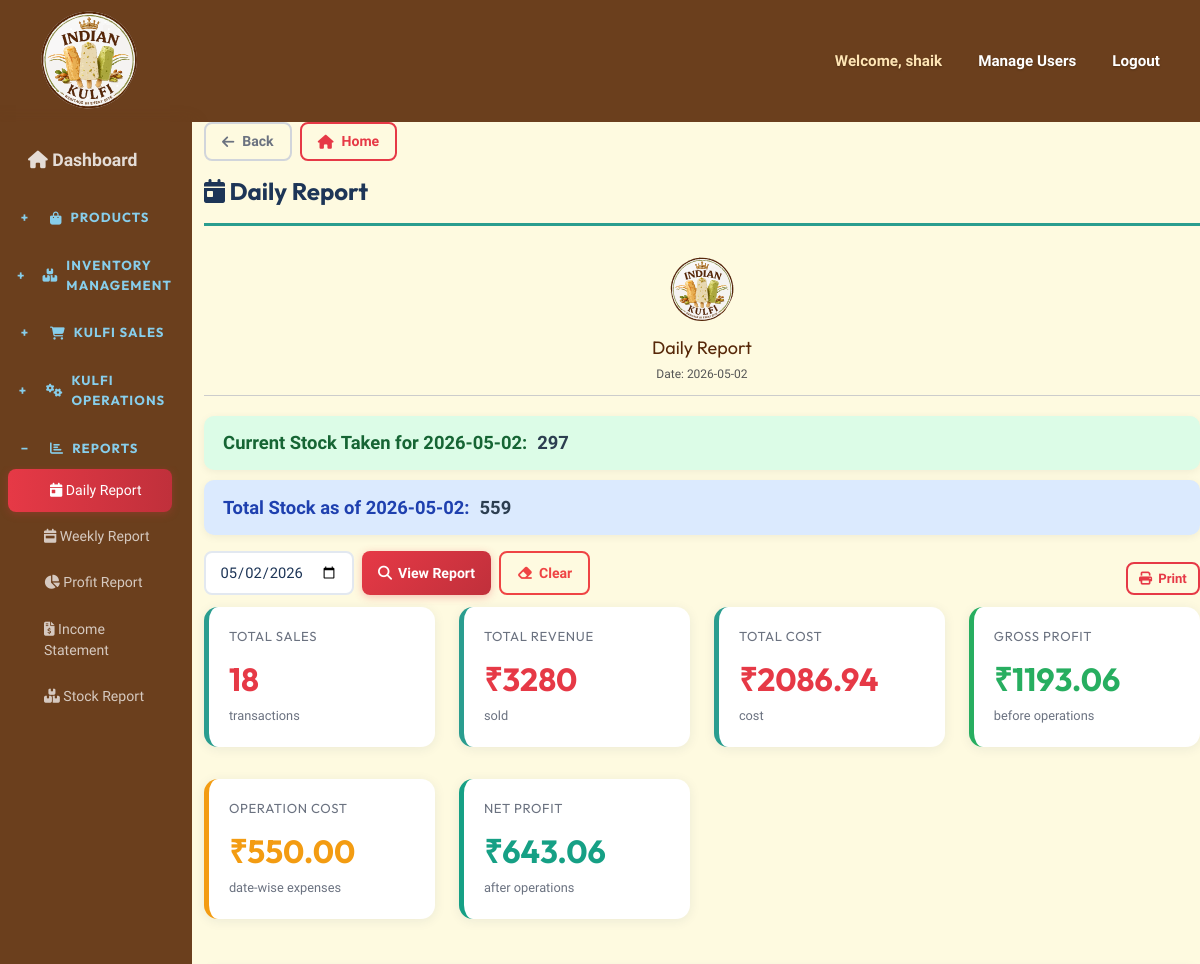
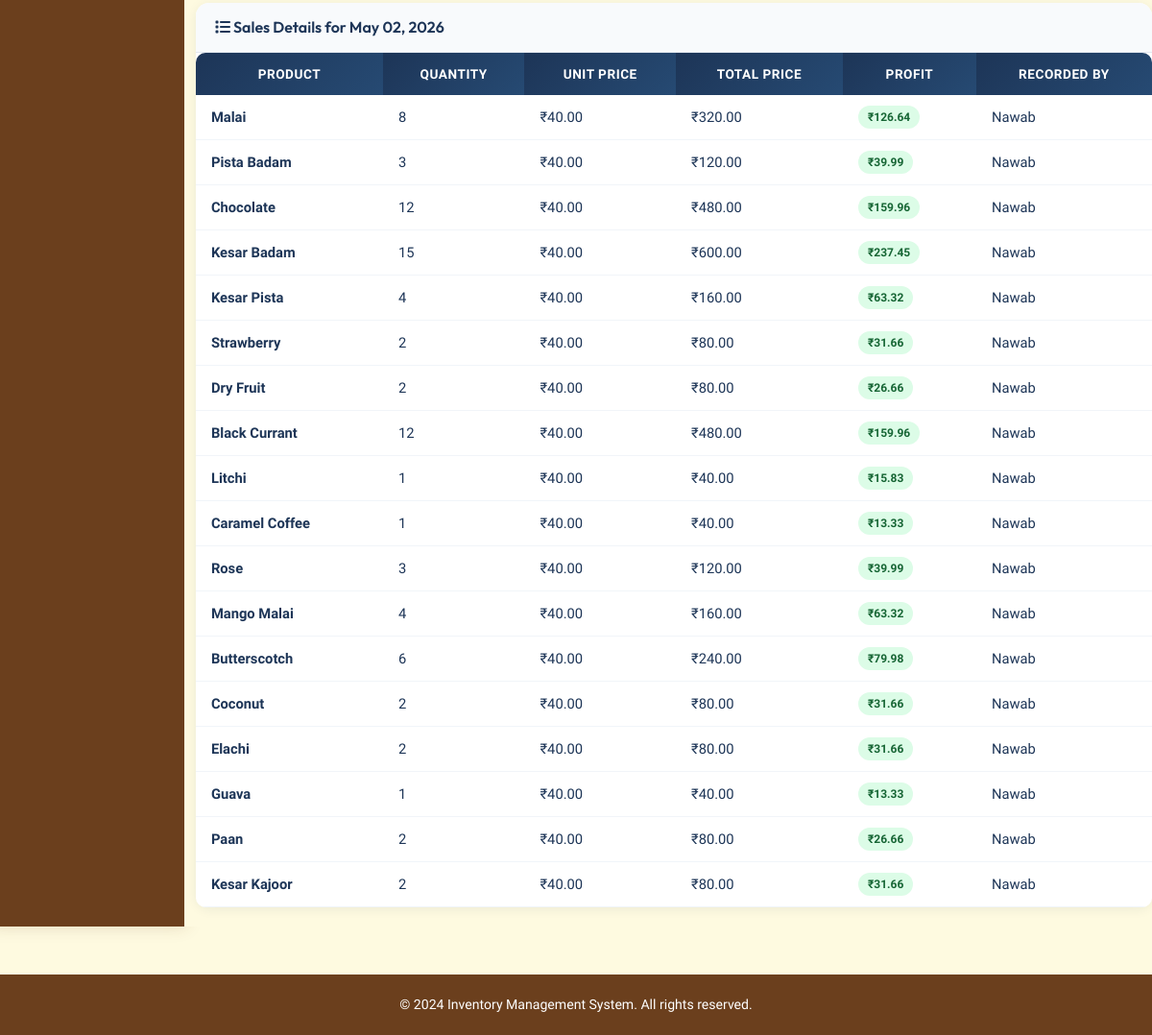
The app's page /reports/daily/ (signed in) with its own data (2 pictures, top to bottom).
### inventory/models.py (models this page shows, shortened)
class Product(models.Model):
    name = models.CharField(max_length=200, unique=True)
    sku = models.CharField(max_length=50, unique=True)
    category = models.CharField(max_length=100)
    cost_price = models.DecimalField(max_digits=10, decimal_places=2)
    selling_price = models.DecimalField(max_digits=10, decimal_places=2)
    current_stock = models.IntegerField(default=0)
    reorder_level = models.IntegerField(default=10, help_text="Low stock alert threshold")
    description = models.TextField(blank=True, null=True)
    is_active = models.BooleanField(default=True)
    created_at = models.DateTimeField(auto_now_add=True)
    updated_at = models.DateTimeField(auto_now=True)
    class Meta:
        ordering = ['name']
        verbose_name_plural = "Products"

### inventory/views.py (the view)
    def _wrapped_view(request, *args, **kwargs):
        if not request.user.is_authenticated:
            return redirect('login')
        if not request.user.is_staff:
            messages.error(request, 'You can access only the Sales module with this account.')
            return redirect('quick_sales_entry')
        return view_func(request, *args, **kwargs)

### inventory/views.py (called while the page is built)
def admin_only_view(view_func):
    def _wrapped_view(request, *args, **kwargs):
        if not request.user.is_authenticated:
            return redirect('login')
        if not request.user.is_staff:
            messages.error(request, 'You can access only the Sales module with this account.')
            return redirect('quick_sales_entry')
        return view_func(request, *args, **kwargs)
    return _wrapped_view

def normalize_sales_product_name(name):
    cleaned_name = re.sub(r'\s+', ' ', (name or '').strip())
    cleaned_name = re.sub(r'^(IK|KC)\s*[-:]*\s*', '', cleaned_name, flags=re.IGNORECASE)
    cleaned_name = re.sub(r'\s*\((IK|KC)\)$', '', cleaned_name, flags=re.IGNORECASE)
    return cleaned_name.strip()

def get_report_product_sort_key(product_name, sort_sku=''):
    normalized_name = (product_name or '').strip().lower()
    canonical_name = REPORT_PRODUCT_DISPLAY_ALIASES.get(normalized_name, normalized_name)
    return (
        REPORT_PRODUCT_DISPLAY_INDEX.get(canonical_name, len(REPORT_PRODUCT_DISPLAY_INDEX)),
        canonical_name,
        sort_sku or '',
    )

@login_required
def daily_report(request):
    selected_date = request.GET.get('date', timezone.now().date().isoformat())
    try:
        selected_date = datetime.fromisoformat(selected_date).date()
    except ValueError:
        selected_date = timezone.now().date()
    context = _build_daily_report_context(selected_date)
    return render(request, 'inventory/daily_report.html', context)

### templates/inventory/daily_report.html (shortened to what this page needs)
{% extends 'inventory/base.html' %}
{% block content %}
<h1 class="page-title"><i class="fas fa-calendar-day"></i> Daily Report</h1>
<div class="print-header">
    <img src="{{ STATIC_URL }}logo/logo.svg" alt="Logo" onerror="this.onerror=null;this.src='{{ STATIC_URL }}logo/logo.png';" class="print-logo">
    <h4>Daily Report</h4>
    <p>Date: {{ selected_date|date:'Y-m-d' }}</p>
</div>
<div class="row mb-4">
    <div class="col-md-12">
        <div class="alert alert-success text-center" role="alert" style="font-size: 1.15em;">
            <strong>Current Stock Taken for {{ selected_date|date:'Y-m-d' }}:</strong>
            <span style="font-weight: bold; color: #2c3e50;">{{ total_combined_stock_taken }}</span>
        </div>
        <div class="alert alert-info text-center" role="alert" style="font-size: 1.15em; margin-top: 10px;">
            <strong>Total Stock as of {{ selected_date|date:'Y-m-d' }}:</strong>
            <span style="font-weight: bold; color: #2c3e50;">{{ total_stock }}</span>
        </div>
    </div>
</div>
<div class="row mb-3">
    <div class="col-12">
        <div class="d-flex gap-2 flex-wrap align-items-end justify-content-between">
            <form method="GET" class="d-flex gap-2">
                <input type="date" name="date" value="{{ selected_date|date:'Y-m-d' }}" class="form-control" style="max-width: 150px;">
                <button type="submit" class="btn btn-primary">
                    <i class="fas fa-search"></i> View Report
                </button>
                <a href="{% url 'daily_report' %}" class="btn btn-outline-danger" title="Clear date filter">
                    <i class="fas fa-eraser"></i> Clear
                </a>
            </form>
            <div class="btn-group" role="group">
                <button type="button" class="btn btn-outline-primary btn-sm dropdown-toggle" data-bs-toggle="dropdown" aria-expanded="false">
                    <i class="fas fa-print"></i> Print
                </button>
            </div>
        </div>
    </div>
</div>
<div class="row mb-4">
    <div class="col-md-3 mb-3">
        <div class="card stat-card">
            <h6>Total Sales</h6>
            <div class="stat-value">{{ total_transactions }}</div>
            <small class="text-muted">transactions</small>
        </div>
    </div>
    <div class="col-md-3 mb-3">
        <div class="card stat-card">
            <h6>Total Revenue</h6>
            <div class="stat-value">₹{{ total_revenue }}</div>
            <small class="text-muted">sold</small>
        </div>
    </div>
    <div class="col-md-3 mb-3">
        <div class="card stat-card">
            <h6>Total Cost</h6>
            <div class="stat-value">₹{{ total_cost|floatformat:2 }}</div>
            <small class="text-muted">cost</small>
        </div>
    </div>
    <div class="col-md-3 mb-3">
        <div class="card stat-card" style="border-left-color: #27ae60;">
            <h6>Gross Profit</h6>
            <div class="stat-value" style="color: #27ae60;">₹{{ total_profit|floatformat:2 }}</div>
            <small class="text-muted">before operations</small>
        </div>
    </div>
    <div class="col-md-3 mb-3">
        <div class="card stat-card" style="border-left-color: #f39c12;">
            <h6>Operation Cost</h6>
            <div class="stat-value" style="color: #f39c12;">₹{{ total_operation_cost|floatformat:2 }}</div>
            <small class="text-muted">date-wise expenses</small>
        </div>
    </div>
    <div class="col-md-3 mb-3">
        <div class="card stat-card" style="border-left-color: #16a085;">
            <h6>Net Profit</h6>
            <div class="stat-value" style="color: #16a085;">₹{{ net_profit|floatformat:2 }}</div>
            <small class="text-muted">after operations</small>
        </div>
    </div>
</div>
<div class="card">
    <div class="card-header">
        <h5 class="mb-0"><i class="fas fa-list"></i> Sales Details for {{ selected_date|date:'M d, Y' }}</h5>
    </div>
    <div class="table-responsive">
        <table class="table table-hover">
            <thead class="table-light">
                <tr>
                    <th>Product</th>
                    <th>Quantity</th>
                    <th>Unit Price</th>
                    <th>Total Price</th>
                    <th>Profit</th>
                    <th>Recorded By</th>
                </tr>
            </thead>
            <tbody>
                {% for sale in sales %}
                <tr>
                    <td><strong>{{ sale.product_name }}</strong></td>
                    <td>{{ sale.quantity }}</td>
                    <td>₹{{ sale.unit_price|floatformat:2 }}</td>
                    <td>₹{{ sale.revenue|floatformat:2 }}</td>
                    <td><span class="badge bg-success">₹{{ sale.profit|floatformat:2 }}</span></td>
                    <td>{{ sale.recorded_by }}</td>
                </tr>
                {% empty %}
                <tr>
                    <td colspan="6" class="text-center text-muted">No sales recorded for this date</td>
                </tr>
                {% endfor %}
            </tbody>
        </table>
    </div>
</div>
{% endblock %}

### templates/inventory/base.html (shortened to what this page needs)
<!DOCTYPE html>
<html lang="en">
<head>
    <link href="https://cdnjs.cloudflare.com/ajax/libs/font-awesome/6.4.0/css/all.min.css" rel="stylesheet">
    <script src="https://cdn.tailwindcss.com"></script>
</head>
<body>
    {% if user.is_authenticated %}
    <nav class="navbar navbar-expand-lg navbar-dark">
        <div class="container-fluid">
            <a class="navbar-brand" href="{% if user.is_staff %}{% url 'dashboard' %}{% else %}{% url 'quick_sales_entry' %}{% endif %}">
                <img src="{{ STATIC_URL }}logo/logo.svg" alt="Logo" onerror="this.onerror=null;this.src='{{ STATIC_URL }}logo/logo.png';" style="width:110px;height:110px;object-fit:contain;">
            </a>
            <div class="collapse navbar-collapse" id="navbarNav">
                <ul class="navbar-nav ms-auto">
                    <li class="nav-item">
                        <span class="nav-link">Welcome, {{ user.first_name|default:user.username }}</span>
                    </li>
                    {% if user.is_staff %}
                    <li class="nav-item">
                        <a class="nav-link" href="{% url 'user_list' %}">Manage Users</a>
                    </li>
                    {% endif %}
                    <li class="nav-item">
                        <a class="nav-link" href="{% url 'logout' %}" onclick="return confirm('Are you sure you want to logout?');">Logout</a>
                    </li>
                </ul>
            </div>
        </div>
    </nav>
    <div class="container-fluid">
        <div class="row">
            <nav class="col-12 col-md-2 sidebar">
                <div>
                    {% if user.is_staff %}
                    <a href="{% url 'dashboard' %}" class="{% if request.resolver_match.url_name == 'dashboard' %}active{% endif %}" style="margin-top: 10px; padding: 15px 20px; font-weight: 600; font-size: 1.1rem;">
                        <i class="fas fa-home"></i> Dashboard
                    </a>
                    <div class="sidebar-section-title" onclick="toggleSection('products-section', this)">
                        <span class="toggle-icon">+</span>
                        <i class="fas fa-shopping-bag"></i> Products
                    </div>
                    <div class="sidebar-section-title" onclick="toggleSection('inventory-section', this)">
                        <span class="toggle-icon">+</span>
                        <i class="fas fa-boxes"></i> Inventory Management
                    </div>
                    <div class="sidebar-section-title" onclick="toggleSection('sales-section', this)">
                        <span class="toggle-icon">+</span>
                        <i class="fas fa-shopping-cart"></i> Kulfi Sales
                    </div>
                    <div class="sidebar-section-title" onclick="toggleSection('operations-section', this)">
                        <span class="toggle-icon">+</span>
                        <i class="fas fa-cogs"></i> Kulfi Operations
                    </div>
                    <div class="sidebar-section-title" onclick="toggleSection('reports-section', this)">
                        <span class="toggle-icon">+</span>
                        <i class="fas fa-chart-bar"></i> Reports
                    </div>
                    <div id="reports-section" class="sidebar-sub-items">
                        <a href="{% url 'daily_report' %}" class="sub-item {% if request.resolver_match.url_name == 'daily_report' %}active{% endif %}">
                            <i class="fas fa-calendar-day"></i> Daily Report
                        </a>
                        <a href="{% url 'weekly_report' %}" class="sub-item {% if request.resolver_match.url_name == 'weekly_report' %}active{% endif %}">
                            <i class="fas fa-calendar-week"></i> Weekly Report
                        </a>
                        <a href="{% url 'profit_report' %}" class="sub-item {% if request.resolver_match.url_name == 'profit_report' %}active{% endif %}">
                            <i class="fas fa-chart-pie"></i> Profit Report
                        </a>
                        <a href="{% url 'income_statement' %}" class="sub-item {% if request.resolver_match.url_name == 'income_statement' %}active{% endif %}">
                            <i class="fas fa-file-invoice-dollar"></i> Income Statement
                        </a>
                        <a href="{% url 'stock_report' %}" class="sub-item {% if request.resolver_match.url_name == 'stock_report' %}active{% endif %}">
                            <i class="fas fa-boxes"></i> Stock Report
                        </a>
                    </div>
                    {% endif %}
                </div>
            </nav>
            <main class="col-12 col-md-10 main-content">
                {% if request.resolver_match.url_name != 'dashboard' %}
                <div class="page-back-wrap d-flex gap-2 mb-3">
                    <button type="button" class="btn btn-outline-secondary d-flex align-items-center gap-2" onclick="if (window.history.length > 1) { window.history.back(); } else { window.location.href='{% if user.is_staff %}{% url 'dashboard' %}{% else %}{% url 'quick_sales_entry' %}{% endif %}'; }">
                        <i class="fas fa-arrow-left"></i> Back
                    </button>
                    <a href="{% if user.is_staff %}{% url 'dashboard' %}{% else %}{% url 'quick_sales_entry' %}{% endif %}" class="btn btn-outline-primary d-flex align-items-center gap-2">
                        <i class="fas fa-home"></i> Home
                    </a>
                </div>
                {% endif %}
                {% block content %}{% endblock %}
            </main>
        </div>
    </div>
    <footer>
        <p>&copy; 2024 Inventory Management System. All rights reserved.</p>
    </footer>
    {% endif %}
</body>
</html>

### templates/inventory/daily_report.html (style rules this page uses)
.print-header { display: block; margin-bottom: 20px; border-bottom: 1px solid #ccc; padding-bottom: 10px; text-align: center; }
.print-header h4 { margin: 0 0 4px; font-size: 18px; color: #572809; }
.print-header p { margin: 0; font-size: 12px; color: #555; }
.print-logo { width: 72px; height: 72px; object-fit: contain; margin: 0 auto 8px; display: block; }

### records on screen
Product: product_name "Malai"
Product: product_name "Chocolate"
Product: product_name "Strawberry"
Product: product_name "Black Currant", quantity "12", unit_price "40.00", revenue "480.00", profit "159.96", recorded_by "Nawab"
Product: product_name "Caramel Coffee", quantity "1", unit_price "40.00", revenue "40.00", profit "13.33", recorded_by "Nawab"
Product: product_name "Rose"
Product: product_name "Butterscotch"
Product: product_name "Coconut"
Product: product_name "Elachi"
Product: product_name "Paan"

### other values on screen
{{ user.first_name|default:user.username }} "shaik"
{{ selected_date|date:'Y-m-d' }} "2026-05-02"
{{ total_combined_stock_taken }} "297"
{{ total_stock }} "559"
{{ total_transactions }} "18"
{{ total_revenue }} "3280"
{{ total_cost|floatformat:2 }} "2086.94"
{{ total_profit|floatformat:2 }} "1193.06"
{{ total_operation_cost|floatformat:2 }} "550.00"
{{ net_profit|floatformat:2 }} "643.06"
{{ selected_date|date:'M d, Y' }} "May 02, 2026"
{{ sale.quantity }} "8" "3" "12" "15" "4" "2" "2"
{{ sale.unit_price|floatformat:2 }} "40.00" "40.00" "40.00" "40.00" "40.00" "40.00" "40.00"
{{ sale.revenue|floatformat:2 }} "320.00" "120.00" "480.00" "600.00" "160.00" "80.00" "80.00"
{{ sale.profit|floatformat:2 }} "126.64" "39.99" "159.96" "237.45" "63.32" "31.66" "26.66"
